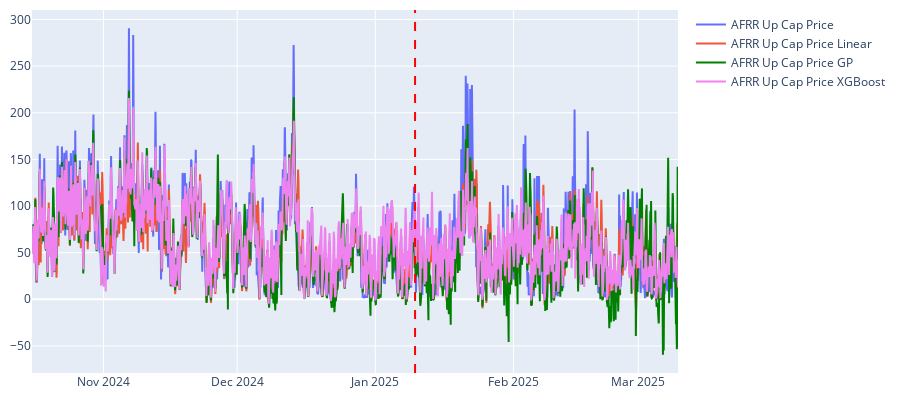

The notebook cell this image was saved under:
### Code cell
test_start_dt = pd.to_datetime("2025-01-09 22:00:00")

fig = go.Figure()
fig.update_layout(margin=dict(l=10, r=10, t=10, b=10))
fig.update_layout(height=400)

# Add traces with the data
fig.add_trace(go.Scatter(name=r'AFRR Up Cap Price', 
                        x=result_df.index, 
                        y=result_df['afrr_up_cap_price'],
                        showlegend=True
                        ))
fig.add_trace(go.Scatter(name=r'AFRR Up Cap Price Linear', 
                        x=result_df.index, 
                        y=result_df['gp_afrr_up_cap_price_0.5'],
                        showlegend=True))
fig.add_trace(go.Scatter(name=r'AFRR Up Cap Price GP', 
                        x=result_df.index, 
                        y=result_df['lr_afrr_up_cap_price_0.5'],
                        showlegend=True,
                        line=dict(color='green')))
fig.add_trace(go.Scatter(name=r'AFRR Up Cap Price XGBoost', 
                        x=result_df.index, 
                        y=result_df['xgb_afrr_up_cap_price'],
                        showlegend=True, 
                        line=dict(color='violet')))

fig.add_shape(
    type="line",
    x0=test_start_dt,
    x1=test_start_dt,
    y0=0,
    y1=1,
    yref="paper", 
    line=dict(color="red", width=2, dash="dash")
)

fig.add_annotation(
    x=test_start_dt,
    y=1,
    yref="paper",
    showarrow=True,
    arrowhead=1,
    ax=0,
    ay=-40
)

fig.show()

### Figure 1 — Plotly figure (JSON) as saved in the notebook; plotly's stock layout.template omitted (floating-point values rounded to 4 significant figures; data arrays with more than 128 entries replaced by an {"elided": "..."} marker saying what was removed)
{"data": [{"name": "AFRR Up Cap Price", "showlegend": true, "type": "scatter", "x": {"elided": "3480 str values"}, "y": {"elided": "3480 float values"}}, {"name": "AFRR Up Cap Price Linear", "showlegend": true, "type": "scatter", "x": {"elided": "3480 str values"}, "y": {"elided": "3480 float values"}}, {"line": {"color": "green"}, "name": "AFRR Up Cap Price GP", "showlegend": true, "type": "scatter", "x": {"elided": "3480 str values"}, "y": {"elided": "3480 float values"}}, {"line": {"color": "violet"}, "name": "AFRR Up Cap Price XGBoost", "showlegend": true, "type": "scatter", "x": {"elided": "3480 str values"}, "y": {"elided": "3480 float values"}}], "layout": {"annotations": [{"arrowhead": 1, "ax": 0, "ay": -40, "showarrow": true, "x": "2025-01-09T22:00:00", "y": 1, "yref": "paper"}], "height": 400, "margin": {"b": 10, "l": 10, "r": 10, "t": 10}, "shapes": [{"line": {"color": "red", "dash": "dash", "width": 2}, "type": "line", "x0": "2025-01-09T22:00:00", "x1": "2025-01-09T22:00:00", "y0": 0, "y1": 1, "yref": "paper"}]}}
